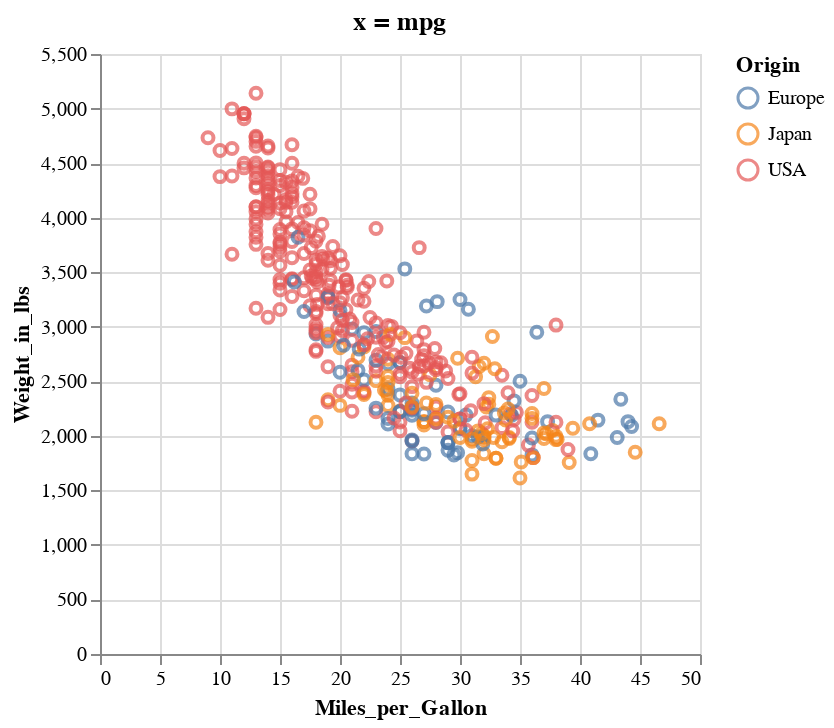

This figure's notebook cell:
### Code cell
mpg_weight = alt.Chart(cars, title='x = mpg').mark_point().encode(
    x=alt.X('Miles_per_Gallon'),
    y=alt.Y('Weight_in_lbs'),
    color='Origin'
)
mpg_weight

### Figure 1 — Vega specification as saved in the notebook (floating-point values rounded to 4 significant figures; data arrays with more than 128 entries replaced by an {"elided": "..."} marker saying what was removed)
{"$schema": "https://vega.github.io/schema/vega/v5.json", "data": [{"name": "source_0", "values": {"elided": "398 records"}}, {"name": "source_0_x_domain_Miles_per_Gallon", "values": [{"min": 9.0, "max": 46.6}]}, {"name": "source_0_y_domain_Weight_in_lbs", "values": [{"min": 1613, "max": 5140}]}, {"name": "source_0_color_domain_Origin", "values": [{"Origin": "USA"}, {"Origin": "Japan"}, {"Origin": "Europe"}]}], "marks": [{"type": "symbol", "name": "marks", "from": {"data": "source_0"}, "encode": {"update": {"stroke": {"field": "Origin", "scale": "color"}, "x": {"field": "Miles_per_Gallon", "scale": "x"}, "y": {"field": "Weight_in_lbs", "scale": "y"}, "opacity": {"value": 0.7}, "fill": {"value": "transparent"}}}, "style": ["point"]}], "scales": [{"name": "x", "type": "linear", "domain": [{"signal": "(data(\"source_0_x_domain_Miles_per_Gallon\")[0] || {}).min"}, {"signal": "(data(\"source_0_x_domain_Miles_per_Gallon\")[0] || {}).max"}], "range": [0, {"signal": "width"}], "nice": true, "zero": true}, {"name": "y", "type": "linear", "domain": [{"signal": "(data(\"source_0_y_domain_Weight_in_lbs\")[0] || {}).min"}, {"signal": "(data(\"source_0_y_domain_Weight_in_lbs\")[0] || {}).max"}], "range": [{"signal": "height"}, 0], "nice": true, "zero": true}, {"name": "color", "type": "ordinal", "domain": {"data": "source_0_color_domain_Origin", "field": "Origin", "sort": true}, "range": "category"}], "axes": [{"scale": "x", "zindex": 0, "gridScale": "y", "aria": false, "tickCount": {"signal": "ceil(width/40)"}, "labels": false, "maxExtent": 0, "orient": "bottom", "minExtent": 0, "ticks": false, "domain": false, "grid": true}, {"scale": "y", "zindex": 0, "labels": false, "aria": false, "orient": "left", "gridScale": "x", "ticks": false, "grid": true, "tickCount": {"signal": "ceil(height/40)"}, "maxExtent": 0, "minExtent": 0, "domain": false}, {"scale": "x", "zindex": 0, "grid": false, "orient": "bottom", "title": "Miles_per_Gallon", "labelFlush": true, "labelOverlap": true, "tickCount": {"signal": "ceil(width/40)"}}, {"scale": "y", "zindex": 0, "title": "Weight_in_lbs", "labelOverlap": true, "grid": false, "tickCount": {"signal": "ceil(height/40)"}, "orient": "left"}], "title": {"text": "x = mpg", "frame": "group"}, "background": "white", "padding": 5, "width": 300, "height": 300, "style": "cell", "legends": [{"stroke": "color", "symbolType": "circle", "title": "Origin", "encode": {"symbols": {"update": {"fill": {"value": "transparent"}, "opacity": {"value": 0.7}}}}}]}
